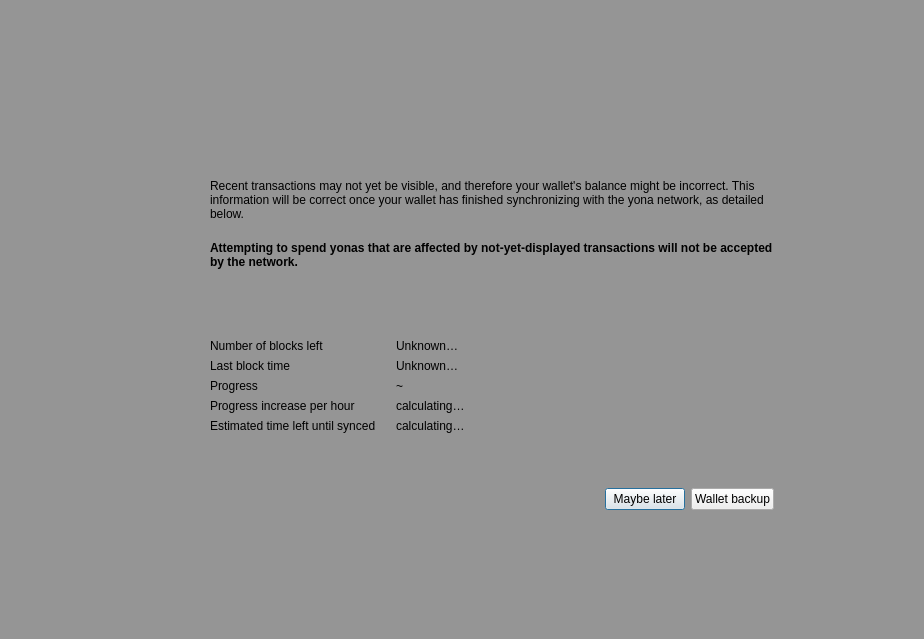
<?xml version="1.0" encoding="UTF-8"?>
<ui version="4.0">
 <class>ModalOverlay</class>
 <widget class="QWidget" name="ModalOverlay">
  <property name="geometry">
   <rect>
    <x>0</x>
    <y>0</y>
    <width>924</width>
    <height>639</height>
   </rect>
  </property>
  <property name="windowTitle">
   <string>Form</string>
  </property>
  <layout class="QVBoxLayout" name="verticalLayout" stretch="0">
   <property name="sizeConstraint">
    <enum>QLayout::SetDefaultConstraint</enum>
   </property>
   <property name="leftMargin">
    <number>0</number>
   </property>
   <property name="topMargin">
    <number>0</number>
   </property>
   <property name="rightMargin">
    <number>0</number>
   </property>
   <property name="bottomMargin">
    <number>0</number>
   </property>
   <item>
    <widget class="QWidget" name="bgWidget" native="true">
     <property name="styleSheet">
      <string notr="true">#bgWidget { background: rgba(0,0,0,96); }</string>
     </property>
     <layout class="QVBoxLayout" name="verticalLayoutMain" stretch="0">
      <property name="leftMargin">
       <number>120</number>
      </property>
      <property name="topMargin">
       <number>120</number>
      </property>
      <property name="rightMargin">
       <number>120</number>
      </property>
      <property name="bottomMargin">
       <number>120</number>
      </property>
      <item>
       <widget class="QWidget" name="contentWidget" native="true">
        <layout class="QVBoxLayout" name="verticalLayout_3" stretch="1,0">
         <property name="spacing">
          <number>0</number>
         </property>
         <property name="leftMargin">
          <number>0</number>
         </property>
         <property name="topMargin">
          <number>0</number>
         </property>
         <property name="rightMargin">
          <number>0</number>
         </property>
         <property name="bottomMargin">
          <number>0</number>
         </property>
         <item>
          <widget class="QStackedWidget" name="stackedWidget">
           <property name="currentIndex">
            <number>0</number>
           </property>
           <widget class="QWidget" name="page">
            <layout class="QVBoxLayout" name="verticalLayout_2">
             <property name="spacing">
              <number>0</number>
             </property>
             <property name="leftMargin">
              <number>30</number>
             </property>
             <property name="topMargin">
              <number>10</number>
             </property>
             <property name="rightMargin">
              <number>30</number>
             </property>
             <property name="bottomMargin">
              <number>10</number>
             </property>
             <item>
              <spacer name="verticalSpacer_3">
               <property name="orientation">
                <enum>Qt::Vertical</enum>
               </property>
               <property name="sizeType">
                <enum>QSizePolicy::Expanding</enum>
               </property>
               <property name="sizeHint" stdset="0">
                <size>
                 <width>20</width>
                 <height>40</height>
                </size>
               </property>
              </spacer>
             </item>
             <item>
              <layout class="QHBoxLayout" name="horizontalLayoutIconText" stretch="0,1">
               <property name="spacing">
                <number>20</number>
               </property>
               <property name="topMargin">
                <number>20</number>
               </property>
               <item>
                <layout class="QVBoxLayout" name="verticalLayoutIcon">
                 <item>
                  <widget class="QPushButton" name="warningIcon">
                   <property name="enabled">
                    <bool>false</bool>
                   </property>
                   <property name="text">
                    <string/>
                   </property>
                   <property name="iconSize">
                    <size>
                     <width>48</width>
                     <height>48</height>
                    </size>
                   </property>
                   <property name="flat">
                    <bool>true</bool>
                   </property>
                  </widget>
                 </item>
                 <item>
                  <spacer name="verticalSpacerWarningIcon">
                   <property name="orientation">
                    <enum>Qt::Vertical</enum>
                   </property>
                   <property name="sizeHint" stdset="0">
                    <size>
                     <width>20</width>
                     <height>40</height>
                    </size>
                   </property>
                  </spacer>
                 </item>
                </layout>
               </item>
               <item>
                <layout class="QVBoxLayout" name="verticalLayoutInfoText">
                 <property name="leftMargin">
                  <number>0</number>
                 </property>
                 <property name="topMargin">
                  <number>0</number>
                 </property>
                 <item>
                  <widget class="QLabel" name="infoText">
                   <property name="text">
                    <string>Recent transactions may not yet be visible, and therefore your wallet's balance might be incorrect. This information will be correct once your wallet has finished synchronizing with the yona network, as detailed below.</string>
                   </property>
                   <property name="textFormat">
                    <enum>Qt::RichText</enum>
                   </property>
                   <property name="wordWrap">
                    <bool>true</bool>
                   </property>
                  </widget>
                 </item>
                 <item>
                  <widget class="QLabel" name="infoTextStrong">
                   <property name="font">
                    <font>
                     <weight>75</weight>
                     <bold>true</bold>
                    </font>
                   </property>
                   <property name="text">
                    <string>Attempting to spend yonas that are affected by not-yet-displayed transactions will not be accepted by the network.</string>
                   </property>
                   <property name="textFormat">
                    <enum>Qt::RichText</enum>
                   </property>
                   <property name="wordWrap">
                    <bool>true</bool>
                   </property>
                  </widget>
                 </item>
                 <item>
                  <spacer name="verticalSpacerInTextSpace">
                   <property name="orientation">
                    <enum>Qt::Vertical</enum>
                   </property>
                   <property name="sizeHint" stdset="0">
                    <size>
                     <width>20</width>
                     <height>40</height>
                    </size>
                   </property>
                  </spacer>
                 </item>
                 <item>
                  <layout class="QFormLayout" name="formLayout">
                   <property name="fieldGrowthPolicy">
                    <enum>QFormLayout::ExpandingFieldsGrow</enum>
                   </property>
                   <property name="horizontalSpacing">
                    <number>20</number>
                   </property>
                   <property name="verticalSpacing">
                    <number>6</number>
                   </property>
                   <property name="topMargin">
                    <number>10</number>
                   </property>
                   <item row="0" column="0">
                    <widget class="QLabel" name="labelNumberOfBlocksLeft">
                     <property name="font">
                      <font>
                       <weight>50</weight>
                       <bold>false</bold>
                      </font>
                     </property>
                     <property name="text">
                      <string>Number of blocks left</string>
                     </property>
                    </widget>
                   </item>
                   <item row="0" column="1">
                    <widget class="QLabel" name="numberOfBlocksLeft">
                     <property name="sizePolicy">
                      <sizepolicy hsizetype="Expanding" vsizetype="Preferred">
                       <horstretch>0</horstretch>
                       <verstretch>0</verstretch>
                      </sizepolicy>
                     </property>
                     <property name="text">
                      <string>Unknown…</string>
                     </property>
                    </widget>
                   </item>
                   <item row="1" column="0">
                    <widget class="QLabel" name="labelLastBlockTime">
                     <property name="font">
                      <font>
                       <weight>50</weight>
                       <bold>false</bold>
                      </font>
                     </property>
                     <property name="text">
                      <string>Last block time</string>
                     </property>
                    </widget>
                   </item>
                   <item row="1" column="1">
                    <widget class="QLabel" name="newestBlockDate">
                     <property name="sizePolicy">
                      <sizepolicy hsizetype="Expanding" vsizetype="Preferred">
                       <horstretch>0</horstretch>
                       <verstretch>0</verstretch>
                      </sizepolicy>
                     </property>
                     <property name="text">
                      <string>Unknown…</string>
                     </property>
                    </widget>
                   </item>
                   <item row="2" column="0">
                    <widget class="QLabel" name="labelSyncDone">
                     <property name="font">
                      <font>
                       <weight>50</weight>
                       <bold>false</bold>
                      </font>
                     </property>
                     <property name="text">
                      <string>Progress</string>
                     </property>
                    </widget>
                   </item>
                   <item row="2" column="1">
                    <layout class="QHBoxLayout" name="horizontalLayoutSync" stretch="0,1">
                     <property name="spacing">
                      <number>6</number>
                     </property>
                     <item>
                      <widget class="QLabel" name="percentageProgress">
                       <property name="text">
                        <string notr="true">~</string>
                       </property>
                      </widget>
                     </item>
                    </layout>
                   </item>
                   <item row="4" column="0">
                    <widget class="QLabel" name="labelProgressIncrease">
                     <property name="font">
                      <font>
                       <weight>50</weight>
                       <bold>false</bold>
                      </font>
                     </property>
                     <property name="text">
                      <string>Progress increase per hour</string>
                     </property>
                    </widget>
                   </item>
                   <item row="4" column="1">
                    <widget class="QLabel" name="progressIncreasePerH">
                     <property name="sizePolicy">
                      <sizepolicy hsizetype="Expanding" vsizetype="Preferred">
                       <horstretch>0</horstretch>
                       <verstretch>0</verstretch>
                      </sizepolicy>
                     </property>
                     <property name="text">
                      <string>calculating…</string>
                     </property>
                    </widget>
                   </item>
                   <item row="5" column="0">
                    <widget class="QLabel" name="labelEstimatedTimeLeft">
                     <property name="font">
                      <font>
                       <weight>50</weight>
                       <bold>false</bold>
                      </font>
                     </property>
                     <property name="text">
                      <string>Estimated time left until synced</string>
                     </property>
                    </widget>
                   </item>
                   <item row="5" column="1">
                    <widget class="QLabel" name="expectedTimeLeft">
                     <property name="sizePolicy">
                      <sizepolicy hsizetype="Expanding" vsizetype="Preferred">
                       <horstretch>0</horstretch>
                       <verstretch>0</verstretch>
                      </sizepolicy>
                     </property>
                     <property name="text">
                      <string>calculating…</string>
                     </property>
                    </widget>
                   </item>
                  </layout>
                 </item>
                </layout>
               </item>
              </layout>
             </item>
             <item>
              <spacer name="verticalSpacer_4">
               <property name="orientation">
                <enum>Qt::Vertical</enum>
               </property>
               <property name="sizeHint" stdset="0">
                <size>
                 <width>20</width>
                 <height>40</height>
                </size>
               </property>
              </spacer>
             </item>
            </layout>
           </widget>
           <widget class="QWidget" name="page_2">
            <layout class="QVBoxLayout" name="verticalLayout_4">
             <property name="spacing">
              <number>15</number>
             </property>
             <property name="leftMargin">
              <number>30</number>
             </property>
             <property name="topMargin">
              <number>0</number>
             </property>
             <property name="rightMargin">
              <number>30</number>
             </property>
             <property name="bottomMargin">
              <number>0</number>
             </property>
             <item>
              <spacer name="verticalSpacer_2">
               <property name="orientation">
                <enum>Qt::Vertical</enum>
               </property>
               <property name="sizeHint" stdset="0">
                <size>
                 <width>20</width>
                 <height>40</height>
                </size>
               </property>
              </spacer>
             </item>
             <item>
              <layout class="QGridLayout" name="gridLayout">
               <item row="0" column="1">
                <widget class="QLabel" name="labelNote">
                 <property name="layoutDirection">
                  <enum>Qt::LeftToRight</enum>
                 </property>
                 <property name="text">
                  <string>Wallet backup prompt</string>
                 </property>
                 <property name="alignment">
                  <set>Qt::AlignLeading|Qt::AlignLeft|Qt::AlignVCenter</set>
                 </property>
                </widget>
               </item>
               <item row="1" column="1">
                <widget class="QLabel" name="labelMessage">
                 <property name="text">
                  <string>Please backup your wallet as soon as possible.
Please make sure to keep an updated antivirus and operating system. We can not recover Your funds if you visit phishing site or lose your backup. Please make sure to keep backups of your private keys or files. We do not store your private keys on this wallet. And you as a user, are entirely responsible for your funds and your own security.</string>
                 </property>
                 <property name="alignment">
                  <set>Qt::AlignLeading|Qt::AlignLeft|Qt::AlignVCenter</set>
                 </property>
                 <property name="wordWrap">
                  <bool>true</bool>
                 </property>
                </widget>
               </item>
               <item row="0" column="0">
                <widget class="QPushButton" name="warningIconBackup">
                 <property name="enabled">
                  <bool>false</bool>
                 </property>
                 <property name="sizePolicy">
                  <sizepolicy hsizetype="Fixed" vsizetype="Fixed">
                   <horstretch>0</horstretch>
                   <verstretch>0</verstretch>
                  </sizepolicy>
                 </property>
                 <property name="minimumSize">
                  <size>
                   <width>30</width>
                   <height>30</height>
                  </size>
                 </property>
                 <property name="maximumSize">
                  <size>
                   <width>30</width>
                   <height>30</height>
                  </size>
                 </property>
                 <property name="text">
                  <string/>
                 </property>
                 <property name="iconSize">
                  <size>
                   <width>30</width>
                   <height>30</height>
                  </size>
                 </property>
                 <property name="flat">
                  <bool>true</bool>
                 </property>
                </widget>
               </item>
               <item row="1" column="0">
                <spacer name="horizontalSpacer_2">
                 <property name="orientation">
                  <enum>Qt::Horizontal</enum>
                 </property>
                 <property name="sizeType">
                  <enum>QSizePolicy::Fixed</enum>
                 </property>
                 <property name="sizeHint" stdset="0">
                  <size>
                   <width>30</width>
                   <height>20</height>
                  </size>
                 </property>
                </spacer>
               </item>
              </layout>
             </item>
             <item>
              <spacer name="verticalSpacer">
               <property name="orientation">
                <enum>Qt::Vertical</enum>
               </property>
               <property name="sizeType">
                <enum>QSizePolicy::Expanding</enum>
               </property>
               <property name="sizeHint" stdset="0">
                <size>
                 <width>20</width>
                 <height>40</height>
                </size>
               </property>
              </spacer>
             </item>
            </layout>
           </widget>
          </widget>
         </item>
         <item>
          <widget class="QWidget" name="buttonsContainerWhite" native="true">
           <layout class="QHBoxLayout" name="horizontalLayout">
            <property name="leftMargin">
             <number>30</number>
            </property>
            <property name="topMargin">
             <number>15</number>
            </property>
            <property name="rightMargin">
             <number>30</number>
            </property>
            <item>
             <spacer name="horizontalSpacer">
              <property name="orientation">
               <enum>Qt::Horizontal</enum>
              </property>
              <property name="sizeHint" stdset="0">
               <size>
                <width>40</width>
                <height>20</height>
               </size>
              </property>
             </spacer>
            </item>
            <item>
             <widget class="QPushButton" name="closeButton">
              <property name="focusPolicy">
               <enum>Qt::StrongFocus</enum>
              </property>
              <property name="text">
               <string>Maybe later</string>
              </property>
              <property name="shortcut">
               <string>Esc</string>
              </property>
              <property name="default">
               <bool>true</bool>
              </property>
             </widget>
            </item>
            <item>
             <widget class="QPushButton" name="walletBackupButton">
              <property name="text">
               <string>Wallet backup</string>
              </property>
             </widget>
            </item>
           </layout>
          </widget>
         </item>
        </layout>
       </widget>
      </item>
     </layout>
    </widget>
   </item>
  </layout>
 </widget>
 <resources/>
 <connections/>
</ui>
